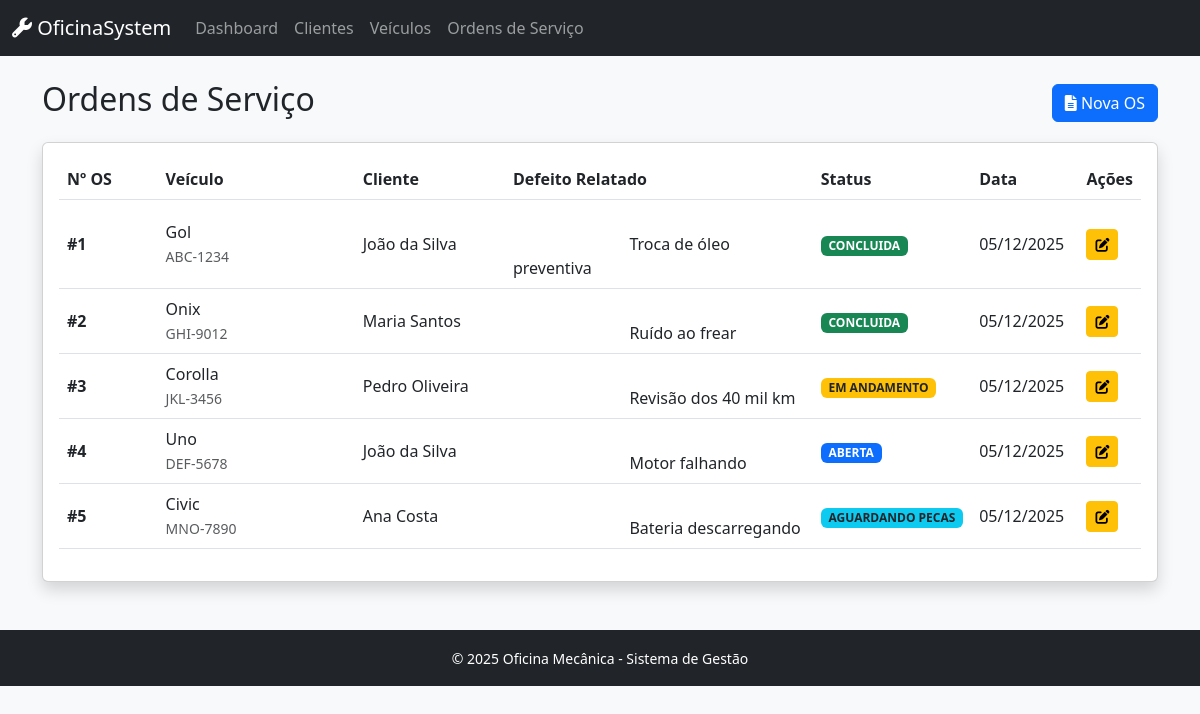
The app's page /index.php?controller=os&action=index with its own data.
### tables this page shows
CREATE TABLE ordens_servico (
    id_os INT AUTO_INCREMENT PRIMARY KEY,
    numero_os VARCHAR(20) UNIQUE NOT NULL,
    id_veiculo INT NOT NULL,
    data_abertura TIMESTAMP DEFAULT CURRENT_TIMESTAMP,
    data_conclusao DATETIME NULL,
    status ENUM('ABERTA', 'EM_ANDAMENTO', 'AGUARDANDO_PECAS', 'CONCLUIDA', 'CANCELADA') DEFAULT 'ABERTA',
    km_veiculo INT,
    defeito_relatado TEXT NOT NULL,
    observacoes TEXT,
    valor_total DECIMAL(10,2) DEFAULT 0.00,
    desconto DECIMAL(10,2) DEFAULT 0.00,
    valor_final DECIMAL(10,2) DEFAULT 0.00,
    FOREIGN KEY (id_veiculo) REFERENCES veiculos(id_veiculo),
    INDEX idx_numero_os (numero_os),
    INDEX idx_status (status),
    INDEX idx_data (data_abertura)
);

CREATE TABLE veiculos (
    id_veiculo INT AUTO_INCREMENT PRIMARY KEY,
    id_cliente INT NOT NULL,
    placa VARCHAR(8) UNIQUE NOT NULL,
    marca VARCHAR(50) NOT NULL,
    modelo VARCHAR(50) NOT NULL,
    ano INT NOT NULL,
    cor VARCHAR(30),
    km_atual INT DEFAULT 0,
    data_cadastro TIMESTAMP DEFAULT CURRENT_TIMESTAMP,
    FOREIGN KEY (id_cliente) REFERENCES clientes(id_cliente) ON DELETE CASCADE,
    INDEX idx_placa (placa),
    INDEX idx_cliente (id_cliente)
);

CREATE TABLE clientes (
    id_cliente INT AUTO_INCREMENT PRIMARY KEY,
    nome VARCHAR(100) NOT NULL,
    cpf VARCHAR(14) UNIQUE NOT NULL,
    telefone VARCHAR(15) NOT NULL,
    email VARCHAR(100),
    endereco VARCHAR(200),
    cidade VARCHAR(50),
    estado CHAR(2),
    data_cadastro TIMESTAMP DEFAULT CURRENT_TIMESTAMP,
    ativo BOOLEAN DEFAULT TRUE,
    INDEX idx_cpf (cpf),
    INDEX idx_nome (nome)
);

### controllers/OsController.php (called while the page is built, shortened)
<?php
require_once 'config/Database.php';
require_once 'models/OrdemServico.php';
class OsController {
    private $os;
    public function __construct() {
        $database = new Database();
        $this->db = $database->getConnection();
        $this->os = new OrdemServico($this->db);
    }
    public function index() {
        $stmt = $this->os->readAll();
        $lista_os = $stmt->fetchAll(PDO::FETCH_ASSOC);
        require_once 'views/os/index.php';
    }
}

### config/Database.php (called while the page is built, shortened)
<?php
class Database {
    private $host = "localhost";
    private $db_name = "oficina_mecanica";
    private $username = "root";
    private $password = "SenaiSP";
    public function getConnection() {
        $this->conn = null;
        try {
            $this->conn = new PDO(
                "mysql:host=" . $this->host . ";dbname=" . $this->db_name . ";charset=utf8mb4",
                $this->username,
                $this->password
            );
            $this->conn->setAttribute(PDO::ATTR_ERRMODE, PDO::ERRMODE_EXCEPTION);
            $this->conn->setAttribute(PDO::ATTR_DEFAULT_FETCH_MODE, PDO::FETCH_ASSOC);
        } catch(PDOException $e) {
            echo "Erro de conexão: " . $e->getMessage();
        }
        return $this->conn;
    }
}

### models/OrdemServico.php (called while the page is built, shortened)
<?php
class OrdemServico {
    private $conn;
    private $table_name = "ordens_servico";
    public function __construct($db) {
        $this->conn = $db;
    }
    public function readAll() {
        $query = "SELECT os.*, v.placa, v.modelo, c.nome as nome_cliente
                  FROM " . $this->table_name . " os
                  JOIN veiculos v ON os.id_veiculo = v.id_veiculo
                  JOIN clientes c ON v.id_cliente = c.id_cliente
                  ORDER BY os.data_abertura DESC";
        $stmt = $this->conn->prepare($query);
        $stmt->execute();
        return $stmt;
    }
}

### views/os/index.php (the view, shortened to what this page needs)
<?php include ROOT_PATH . '/views/layouts/header.php'; ?>
<div class="d-flex justify-content-between align-items-center mb-3">
    <h2>Ordens de Serviço</h2>
    <a href="index.php?controller=os&action=create" class="btn btn-primary"><i class="fas fa-file-alt"></i> Nova OS</a>
</div>
<div class="card shadow">
    <div class="card-body">
        <div class="table-responsive"> <table class="table table-hover align-middle"> <thead>
                    <tr>
                        <th style="width: 10%">Nº OS</th>
                        <th style="width: 20%">Veículo</th>
                        <th style="width: 15%">Cliente</th>
                        <th style="width: 30%">Defeito Relatado</th> <th style="width: 10%">Status</th>
                        <th style="width: 10%">Data</th>
                        <th style="width: 5%">Ações</th>
                    </tr>
                </thead>
                <tbody>
                    <?php foreach($lista_os as $os): ?>
                    <?php
                        $badgeClass = 'bg-secondary';
                        if($os['status'] == 'ABERTA') $badgeClass = 'bg-primary';
                        if($os['status'] == 'EM_ANDAMENTO') $badgeClass = 'bg-warning text-dark';
                        if($os['status'] == 'AGUARDANDO_PECAS') $badgeClass = 'bg-info text-dark';
                        if($os['status'] == 'CONCLUIDA') $badgeClass = 'bg-success';
                    ?>
                    <tr>
                        <td><strong>#<?= $os['id_os'] ?></strong></td>
                        <td>
                            <?= $os['modelo'] ?> <br>
                            <small class="text-muted"><?= $os['placa'] ?></small>
                        </td>
                        <td><?= $os['nome_cliente'] ?></td>
                        <td style="white-space: pre-wrap; word-wrap: break-word; min-width: 200px;">
                            <?= htmlspecialchars($os['defeito_relatado']) ?>
                        </td>
                        <td><span class="badge <?= $badgeClass ?>"><?= str_replace('_', ' ', $os['status']) ?></span></td>
                        <td><?= date('d/m/Y', strtotime($os['data_abertura'])) ?></td>
                        <td>
                            <a href="index.php?controller=os&action=edit&id=<?= $os['id_os'] ?>" class="btn btn-sm btn-warning" title="Editar Status">
                                <i class="fas fa-edit"></i>
                            </a>
                        </td>
                    </tr>
                    <?php endforeach; ?>
                </tbody>
            </table>
        </div>
    </div>
</div>
<?php include ROOT_PATH . '/views/layouts/footer.php'; ?>

### records on screen
ordens_servico: id_os "1", id_veiculo.modelo "Gol", id_veiculo.placa "ABC-1234", clientes.nome "João da Silva", defeito_relatado "Troca de óleo preventiva", status "CONCLUIDA", data_abertura "05/12/2025"
ordens_servico: id_os "2", id_veiculo.modelo "Onix", id_veiculo.placa "GHI-9012", clientes.nome "Maria Santos", defeito_relatado "Ruído ao frear", status "CONCLUIDA", data_abertura "05/12/2025"
ordens_servico: id_os "3", id_veiculo.modelo "Corolla", id_veiculo.placa "JKL-3456", clientes.nome "Pedro Oliveira", defeito_relatado "Revisão dos 40 mil km…", status "EM ANDAMENTO", data_abertura "05/12/2025"
ordens_servico: id_os "4", id_veiculo.modelo "Uno", id_veiculo.placa "DEF-5678", clientes.nome "João da Silva", defeito_relatado "Motor falhando", status "ABERTA", data_abertura "05/12/2025"
ordens_servico: id_os "5", id_veiculo.modelo "Civic", id_veiculo.placa "MNO-7890", clientes.nome "Ana Costa", defeito_relatado "Bateria descarregando…", status "AGUARDANDO PECAS", data_abertura "05/12/2025"
